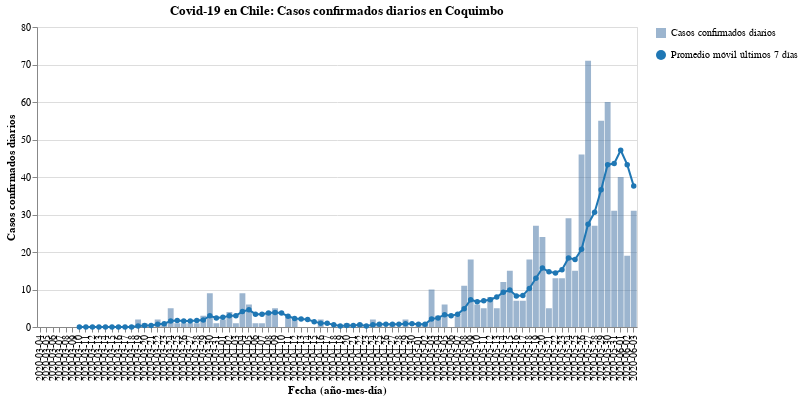

Notebook code for this chart:
### Code cell
#hide_input
bars, line = my_cases_plot(region)
(bars + line).properties(
    title=f'Covid-19 en Chile: Casos confirmados diarios en {region}',
    width=600
)

### Figure 1 — Vega-Lite specification as saved in the notebook (floating-point values rounded to 4 significant figures)
{"config": {"view": {"continuousWidth": 400, "continuousHeight": 300}}, "layer": [{"mark": {"type": "bar", "opacity": 0.7}, "encoding": {"opacity": {"type": "nominal", "field": "Casos confirmados diarios", "legend": {"title": ""}}, "tooltip": [{"type": "nominal", "field": "Fecha"}, {"type": "quantitative", "field": "Casos confirmados"}], "x": {"type": "nominal", "axis": {"title": "Fecha (año-mes-día)"}, "field": "Fecha"}, "y": {"type": "quantitative", "axis": {"title": "Casos confirmados diarios"}, "field": "Casos confirmados"}}}, {"mark": {"type": "line", "color": "#1f77b4", "point": {"filled": true, "fill": "#1f77b4"}}, "encoding": {"shape": {"type": "nominal", "field": "Promedio móvil últimos 7 días", "legend": {"title": ""}}, "x": {"type": "nominal", "axis": {"title": "Fecha (año-mes-día)"}, "field": "Fecha"}, "y": {"type": "quantitative", "field": "Rolling"}}}], "data": {"name": "data-cbe15ac1d0fbde13b0d8bf7bf210775d"}, "title": "Covid-19 en Chile: Casos confirmados diarios en Coquimbo", "width": 600, "$schema": "https://vega.github.io/schema/vega-lite/v4.8.1.json", "datasets": {"data-cbe15ac1d0fbde13b0d8bf7bf210775d": [{"Fecha": "2020-03-04", "Casos confirmados": 0, "Rolling": null, "Casos confirmados diarios": "Casos confirmados diarios", "Promedio móvil últimos 7 días": "Promedio móvil últimos 7 días"}, {"Fecha": "2020-03-05", "Casos confirmados": 0, "Rolling": null, "Casos confirmados diarios": "Casos confirmados diarios", "Promedio móvil últimos 7 días": "Promedio móvil últimos 7 días"}, {"Fecha": "2020-03-06", "Casos confirmados": 0, "Rolling": null, "Casos confirmados diarios": "Casos confirmados diarios", "Promedio móvil últimos 7 días": "Promedio móvil últimos 7 días"}, {"Fecha": "2020-03-07", "Casos confirmados": 0, "Rolling": null, "Casos confirmados diarios": "Casos confirmados diarios", "Promedio móvil últimos 7 días": "Promedio móvil últimos 7 días"}, {"Fecha": "2020-03-08", "Casos confirmados": 0, "Rolling": null, "Casos confirmados diarios": "Casos confirmados diarios", "Promedio móvil últimos 7 días": "Promedio móvil últimos 7 días"}, {"Fecha": "2020-03-09", "Casos confirmados": 0, "Rolling": null, "Casos confirmados diarios": "Casos confirmados diarios", "Promedio móvil últimos 7 días": "Promedio móvil últimos 7 días"}, {"Fecha": "2020-03-10", "Casos confirmados": 0, "Rolling": 0.0, "Casos confirmados diarios": "Casos confirmados diarios", "Promedio móvil últimos 7 días": "Promedio móvil últimos 7 días"}, {"Fecha": "2020-03-11", "Casos confirmados": 0, "Rolling": 0.0, "Casos confirmados diarios": "Casos confirmados diarios", "Promedio móvil últimos 7 días": "Promedio móvil últimos 7 días"}, {"Fecha": "2020-03-12", "Casos confirmados": 0, "Rolling": 0.0, "Casos confirmados diarios": "Casos confirmados diarios", "Promedio móvil últimos 7 días": "Promedio móvil últimos 7 días"}, {"Fecha": "2020-03-13", "Casos confirmados": 0, "Rolling": 0.0, "Casos confirmados diarios": "Casos confirmados diarios", "Promedio móvil últimos 7 días": "Promedio móvil últimos 7 días"}, {"Fecha": "2020-03-14", "Casos confirmados": 0, "Rolling": 0.0, "Casos confirmados diarios": "Casos confirmados diarios", "Promedio móvil últimos 7 días": "Promedio móvil últimos 7 días"}, {"Fecha": "2020-03-15", "Casos confirmados": 0, "Rolling": 0.0, "Casos confirmados diarios": "Casos confirmados diarios", "Promedio móvil últimos 7 días": "Promedio móvil últimos 7 días"}, {"Fecha": "2020-03-16", "Casos confirmados": 0, "Rolling": 0.0, "Casos confirmados diarios": "Casos confirmados diarios", "Promedio móvil últimos 7 días": "Promedio móvil últimos 7 días"}, {"Fecha": "2020-03-17", "Casos confirmados": 0, "Rolling": 0.0, "Casos confirmados diarios": "Casos confirmados diarios", "Promedio móvil últimos 7 días": "Promedio móvil últimos 7 días"}, {"Fecha": "2020-03-18", "Casos confirmados": 0, "Rolling": 0.0, "Casos confirmados diarios": "Casos confirmados diarios", "Promedio móvil últimos 7 días": "Promedio móvil últimos 7 días"}, {"Fecha": "2020-03-19", "Casos confirmados": 2, "Rolling": 0.2857, "Casos confirmados diarios": "Casos confirmados diarios", "Promedio móvil últimos 7 días": "Promedio móvil últimos 7 días"}, {"Fecha": "2020-03-20", "Casos confirmados": 1, "Rolling": 0.4286, "Casos confirmados diarios": "Casos confirmados diarios", "Promedio móvil últimos 7 días": "Promedio móvil últimos 7 días"}, {"Fecha": "2020-03-21", "Casos confirmados": 0, "Rolling": 0.4286, "Casos confirmados diarios": "Casos confirmados diarios", "Promedio móvil últimos 7 días": "Promedio móvil últimos 7 días"}, {"Fecha": "2020-03-22", "Casos confirmados": 2, "Rolling": 0.7143, "Casos confirmados diarios": "Casos confirmados diarios", "Promedio móvil últimos 7 días": "Promedio móvil últimos 7 días"}, {"Fecha": "2020-03-23", "Casos confirmados": 1, "Rolling": 0.8571, "Casos confirmados diarios": "Casos confirmados diarios", "Promedio móvil últimos 7 días": "Promedio móvil últimos 7 días"}, {"Fecha": "2020-03-24", "Casos confirmados": 5, "Rolling": 1.571, "Casos confirmados diarios": "Casos confirmados diarios", "Promedio móvil últimos 7 días": "Promedio móvil últimos 7 días"}, {"Fecha": "2020-03-25", "Casos confirmados": 1, "Rolling": 1.714, "Casos confirmados diarios": "Casos confirmados diarios", "Promedio móvil últimos 7 días": "Promedio móvil últimos 7 días"}, {"Fecha": "2020-03-26", "Casos confirmados": 1, "Rolling": 1.571, "Casos confirmados diarios": "Casos confirmados diarios", "Promedio móvil últimos 7 días": "Promedio móvil últimos 7 días"}, {"Fecha": "2020-03-27", "Casos confirmados": 1, "Rolling": 1.571, "Casos confirmados diarios": "Casos confirmados diarios", "Promedio móvil últimos 7 días": "Promedio móvil últimos 7 días"}, {"Fecha": "2020-03-28", "Casos confirmados": 1, "Rolling": 1.714, "Casos confirmados diarios": "Casos confirmados diarios", "Promedio móvil últimos 7 días": "Promedio móvil últimos 7 días"}, {"Fecha": "2020-03-29", "Casos confirmados": 3, "Rolling": 1.857, "Casos confirmados diarios": "Casos confirmados diarios", "Promedio móvil últimos 7 días": "Promedio móvil últimos 7 días"}, {"Fecha": "2020-03-30", "Casos confirmados": 9, "Rolling": 3.0, "Casos confirmados diarios": "Casos confirmados diarios", "Promedio móvil últimos 7 días": "Promedio móvil últimos 7 días"}, {"Fecha": "2020-03-31", "Casos confirmados": 1, "Rolling": 2.429, "Casos confirmados diarios": "Casos confirmados diarios", "Promedio móvil últimos 7 días": "Promedio móvil últimos 7 días"}, {"Fecha": "2020-04-01", "Casos confirmados": 2, "Rolling": 2.571, "Casos confirmados diarios": "Casos confirmados diarios", "Promedio móvil últimos 7 días": "Promedio móvil últimos 7 días"}, {"Fecha": "2020-04-02", "Casos confirmados": 4, "Rolling": 3.0, "Casos confirmados diarios": "Casos confirmados diarios", "Promedio móvil últimos 7 días": "Promedio móvil últimos 7 días"}, {"Fecha": "2020-04-03", "Casos confirmados": 1, "Rolling": 3.0, "Casos confirmados diarios": "Casos confirmados diarios", "Promedio móvil últimos 7 días": "Promedio móvil últimos 7 días"}, {"Fecha": "2020-04-04", "Casos confirmados": 9, "Rolling": 4.143, "Casos confirmados diarios": "Casos confirmados diarios", "Promedio móvil últimos 7 días": "Promedio móvil últimos 7 días"}, {"Fecha": "2020-04-05", "Casos confirmados": 6, "Rolling": 4.571, "Casos confirmados diarios": "Casos confirmados diarios", "Promedio móvil últimos 7 días": "Promedio móvil últimos 7 días"}, {"Fecha": "2020-04-06", "Casos confirmados": 1, "Rolling": 3.429, "Casos confirmados diarios": "Casos confirmados diarios", "Promedio móvil últimos 7 días": "Promedio móvil últimos 7 días"}, {"Fecha": "2020-04-07", "Casos confirmados": 1, "Rolling": 3.429, "Casos confirmados diarios": "Casos confirmados diarios", "Promedio móvil últimos 7 días": "Promedio móvil últimos 7 días"}, {"Fecha": "2020-04-08", "Casos confirmados": 4, "Rolling": 3.714, "Casos confirmados diarios": "Casos confirmados diarios", "Promedio móvil últimos 7 días": "Promedio móvil últimos 7 días"}, {"Fecha": "2020-04-09", "Casos confirmados": 5, "Rolling": 3.857, "Casos confirmados diarios": "Casos confirmados diarios", "Promedio móvil últimos 7 días": "Promedio móvil últimos 7 días"}, {"Fecha": "2020-04-10", "Casos confirmados": 0, "Rolling": 3.714, "Casos confirmados diarios": "Casos confirmados diarios", "Promedio móvil últimos 7 días": "Promedio móvil últimos 7 días"}, {"Fecha": "2020-04-11", "Casos confirmados": 3, "Rolling": 2.857, "Casos confirmados diarios": "Casos confirmados diarios", "Promedio móvil últimos 7 días": "Promedio móvil últimos 7 días"}, {"Fecha": "2020-04-12", "Casos confirmados": 2, "Rolling": 2.286, "Casos confirmados diarios": "Casos confirmados diarios", "Promedio móvil últimos 7 días": "Promedio móvil últimos 7 días"}, {"Fecha": "2020-04-13", "Casos confirmados": 0, "Rolling": 2.143, "Casos confirmados diarios": "Casos confirmados diarios", "Promedio móvil últimos 7 días": "Promedio móvil últimos 7 días"}, {"Fecha": "2020-04-14", "Casos confirmados": 0, "Rolling": 2.0, "Casos confirmados diarios": "Casos confirmados diarios", "Promedio móvil últimos 7 días": "Promedio móvil últimos 7 días"}, {"Fecha": "2020-04-15", "Casos confirmados": 0, "Rolling": 1.429, "Casos confirmados diarios": "Casos confirmados diarios", "Promedio móvil últimos 7 días": "Promedio móvil últimos 7 días"}, {"Fecha": "2020-04-16", "Casos confirmados": 2, "Rolling": 1.0, "Casos confirmados diarios": "Casos confirmados diarios", "Promedio móvil últimos 7 días": "Promedio móvil últimos 7 días"}, {"Fecha": "2020-04-17", "Casos confirmados": 0, "Rolling": 1.0, "Casos confirmados diarios": "Casos confirmados diarios", "Promedio móvil últimos 7 días": "Promedio móvil últimos 7 días"}, {"Fecha": "2020-04-18", "Casos confirmados": 0, "Rolling": 0.5714, "Casos confirmados diarios": "Casos confirmados diarios", "Promedio móvil últimos 7 días": "Promedio móvil últimos 7 días"}, {"Fecha": "2020-04-19", "Casos confirmados": 0, "Rolling": 0.2857, "Casos confirmados diarios": "Casos confirmados diarios", "Promedio móvil últimos 7 días": "Promedio móvil últimos 7 días"}, {"Fecha": "2020-04-20", "Casos confirmados": 1, "Rolling": 0.4286, "Casos confirmados diarios": "Casos confirmados diarios", "Promedio móvil últimos 7 días": "Promedio móvil últimos 7 días"}, {"Fecha": "2020-04-21", "Casos confirmados": 0, "Rolling": 0.4286, "Casos confirmados diarios": "Casos confirmados diarios", "Promedio móvil últimos 7 días": "Promedio móvil últimos 7 días"}, {"Fecha": "2020-04-22", "Casos confirmados": 1, "Rolling": 0.5714, "Casos confirmados diarios": "Casos confirmados diarios", "Promedio móvil últimos 7 días": "Promedio móvil últimos 7 días"}, {"Fecha": "2020-04-23", "Casos confirmados": 0, "Rolling": 0.2857, "Casos confirmados diarios": "Casos confirmados diarios", "Promedio móvil últimos 7 días": "Promedio móvil últimos 7 días"}, {"Fecha": "2020-04-24", "Casos confirmados": 2, "Rolling": 0.5714, "Casos confirmados diarios": "Casos confirmados diarios", "Promedio móvil últimos 7 días": "Promedio móvil últimos 7 días"}, {"Fecha": "2020-04-25", "Casos confirmados": 1, "Rolling": 0.7143, "Casos confirmados diarios": "Casos confirmados diarios", "Promedio móvil últimos 7 días": "Promedio móvil últimos 7 días"}, {"Fecha": "2020-04-26", "Casos confirmados": 0, "Rolling": 0.7143, "Casos confirmados diarios": "Casos confirmados diarios", "Promedio móvil últimos 7 días": "Promedio móvil últimos 7 días"}, {"Fecha": "2020-04-27", "Casos confirmados": 1, "Rolling": 0.7143, "Casos confirmados diarios": "Casos confirmados diarios", "Promedio móvil últimos 7 días": "Promedio móvil últimos 7 días"}, {"Fecha": "2020-04-28", "Casos confirmados": 0, "Rolling": 0.7143, "Casos confirmados diarios": "Casos confirmados diarios", "Promedio móvil últimos 7 días": "Promedio móvil últimos 7 días"}, {"Fecha": "2020-04-29", "Casos confirmados": 2, "Rolling": 0.8571, "Casos confirmados diarios": "Casos confirmados diarios", "Promedio móvil últimos 7 días": "Promedio móvil últimos 7 días"}, {"Fecha": "2020-04-30", "Casos confirmados": 0, "Rolling": 0.8571, "Casos confirmados diarios": "Casos confirmados diarios", "Promedio móvil últimos 7 días": "Promedio móvil últimos 7 días"}, {"Fecha": "2020-05-01", "Casos confirmados": 1, "Rolling": 0.7143, "Casos confirmados diarios": "Casos confirmados diarios", "Promedio móvil últimos 7 días": "Promedio móvil últimos 7 días"}, {"Fecha": "2020-05-02", "Casos confirmados": 1, "Rolling": 0.7143, "Casos confirmados diarios": "Casos confirmados diarios", "Promedio móvil últimos 7 días": "Promedio móvil últimos 7 días"}, {"Fecha": "2020-05-03", "Casos confirmados": 10, "Rolling": 2.143, "Casos confirmados diarios": "Casos confirmados diarios", "Promedio móvil últimos 7 días": "Promedio móvil últimos 7 días"}, {"Fecha": "2020-05-04", "Casos confirmados": 3, "Rolling": 2.429, "Casos confirmados diarios": "Casos confirmados diarios", "Promedio móvil últimos 7 días": "Promedio móvil últimos 7 días"}, {"Fecha": "2020-05-05", "Casos confirmados": 6, "Rolling": 3.286, "Casos confirmados diarios": "Casos confirmados diarios", "Promedio móvil últimos 7 días": "Promedio móvil últimos 7 días"}, {"Fecha": "2020-05-06", "Casos confirmados": 0, "Rolling": 3.0, "Casos confirmados diarios": "Casos confirmados diarios", "Promedio móvil últimos 7 días": "Promedio móvil últimos 7 días"}, {"Fecha": "2020-05-07", "Casos confirmados": 3, "Rolling": 3.429, "Casos confirmados diarios": "Casos confirmados diarios", "Promedio móvil últimos 7 días": "Promedio móvil últimos 7 días"}, {"Fecha": "2020-05-08", "Casos confirmados": 11, "Rolling": 4.857, "Casos confirmados diarios": "Casos confirmados diarios", "Promedio móvil últimos 7 días": "Promedio móvil últimos 7 días"}, {"Fecha": "2020-05-09", "Casos confirmados": 18, "Rolling": 7.286, "Casos confirmados diarios": "Casos confirmados diarios", "Promedio móvil últimos 7 días": "Promedio móvil últimos 7 días"}, {"Fecha": "2020-05-10", "Casos confirmados": 6, "Rolling": 6.714, "Casos confirmados diarios": "Casos confirmados diarios", "Promedio móvil últimos 7 días": "Promedio móvil últimos 7 días"}, {"Fecha": "2020-05-11", "Casos confirmados": 5, "Rolling": 7.0, "Casos confirmados diarios": "Casos confirmados diarios", "Promedio móvil últimos 7 días": "Promedio móvil últimos 7 días"}, {"Fecha": "2020-05-12", "Casos confirmados": 8, "Rolling": 7.286, "Casos confirmados diarios": "Casos confirmados diarios", "Promedio móvil últimos 7 días": "Promedio móvil últimos 7 días"}, {"Fecha": "2020-05-13", "Casos confirmados": 5, "Rolling": 8.0, "Casos confirmados diarios": "Casos confirmados diarios", "Promedio móvil últimos 7 días": "Promedio móvil últimos 7 días"}, {"Fecha": "2020-05-14", "Casos confirmados": 12, "Rolling": 9.286, "Casos confirmados diarios": "Casos confirmados diarios", "Promedio móvil últimos 7 días": "Promedio móvil últimos 7 días"}, {"Fecha": "2020-05-15", "Casos confirmados": 15, "Rolling": 9.857, "Casos confirmados diarios": "Casos confirmados diarios", "Promedio móvil últimos 7 días": "Promedio móvil últimos 7 días"}, {"Fecha": "2020-05-16", "Casos confirmados": 7, "Rolling": 8.286, "Casos confirmados diarios": "Casos confirmados diarios", "Promedio móvil últimos 7 días": "Promedio móvil últimos 7 días"}, {"Fecha": "2020-05-17", "Casos confirmados": 7, "Rolling": 8.429, "Casos confirmados diarios": "Casos confirmados diarios", "Promedio móvil últimos 7 días": "Promedio móvil últimos 7 días"}, {"Fecha": "2020-05-18", "Casos confirmados": 18, "Rolling": 10.29, "Casos confirmados diarios": "Casos confirmados diarios", "Promedio móvil últimos 7 días": "Promedio móvil últimos 7 días"}, {"Fecha": "2020-05-19", "Casos confirmados": 27, "Rolling": 13.0, "Casos confirmados diarios": "Casos confirmados diarios", "Promedio móvil últimos 7 días": "Promedio móvil últimos 7 días"}, {"Fecha": "2020-05-20", "Casos confirmados": 24, "Rolling": 15.71, "Casos confirmados diarios": "Casos confirmados diarios", "Promedio móvil últimos 7 días": "Promedio móvil últimos 7 días"}, {"Fecha": "2020-05-21", "Casos confirmados": 5, "Rolling": 14.71, "Casos confirmados diarios": "Casos confirmados diarios", "Promedio móvil últimos 7 días": "Promedio móvil últimos 7 días"}, {"Fecha": "2020-05-22", "Casos confirmados": 13, "Rolling": 14.43, "Casos confirmados diarios": "Casos confirmados diarios", "Promedio móvil últimos 7 días": "Promedio móvil últimos 7 días"}, {"Fecha": "2020-05-23", "Casos confirmados": 13, "Rolling": 15.29, "Casos confirmados diarios": "Casos confirmados diarios", "Promedio móvil últimos 7 días": "Promedio móvil últimos 7 días"}, {"Fecha": "2020-05-24", "Casos confirmados": 29, "Rolling": 18.43, "Casos confirmados diarios": "Casos confirmados diarios", "Promedio móvil últimos 7 días": "Promedio móvil últimos 7 días"}, {"Fecha": "2020-05-25", "Casos confirmados": 15, "Rolling": 18.0, "Casos confirmados diarios": "Casos confirmados diarios", "Promedio móvil últimos 7 días": "Promedio móvil últimos 7 días"}, {"Fecha": "2020-05-26", "Casos confirmados": 46, "Rolling": 20.71, "Casos confirmados diarios": "Casos confirmados diarios", "Promedio móvil últimos 7 días": "Promedio móvil últimos 7 días"}, {"Fecha": "2020-05-27", "Casos confirmados": 71, "Rolling": 27.43, "Casos confirmados diarios": "Casos confirmados diarios", "Promedio móvil últimos 7 días": "Promedio móvil últimos 7 días"}, {"Fecha": "2020-05-28", "Casos confirmados": 27, "Rolling": 30.57, "Casos confirmados diarios": "Casos confirmados diarios", "Promedio móvil últimos 7 días": "Promedio móvil últimos 7 días"}, {"Fecha": "2020-05-29", "Casos confirmados": 55, "Rolling": 36.57, "Casos confirmados diarios": "Casos confirmados diarios", "Promedio móvil últimos 7 días": "Promedio móvil últimos 7 días"}, {"Fecha": "2020-05-30", "Casos confirmados": 60, "Rolling": 43.29, "Casos confirmados diarios": "Casos confirmados diarios", "Promedio móvil últimos 7 días": "Promedio móvil últimos 7 días"}, {"Fecha": "2020-05-31", "Casos confirmados": 31, "Rolling": 43.57, "Casos confirmados diarios": "Casos confirmados diarios", "Promedio móvil últimos 7 días": "Promedio móvil últimos 7 días"}, {"Fecha": "2020-06-01", "Casos confirmados": 40, "Rolling": 47.14, "Casos confirmados diarios": "Casos confirmados diarios", "Promedio móvil últimos 7 días": "Promedio móvil últimos 7 días"}, {"Fecha": "2020-06-02", "Casos confirmados": 19, "Rolling": 43.29, "Casos confirmados diarios": "Casos confirmados diarios", "Promedio móvil últimos 7 días": "Promedio móvil últimos 7 días"}, {"Fecha": "2020-06-03", "Casos confirmados": 31, "Rolling": 37.57, "Casos confirmados diarios": "Casos confirmados diarios", "Promedio móvil últimos 7 días": "Promedio móvil últimos 7 días"}]}}
